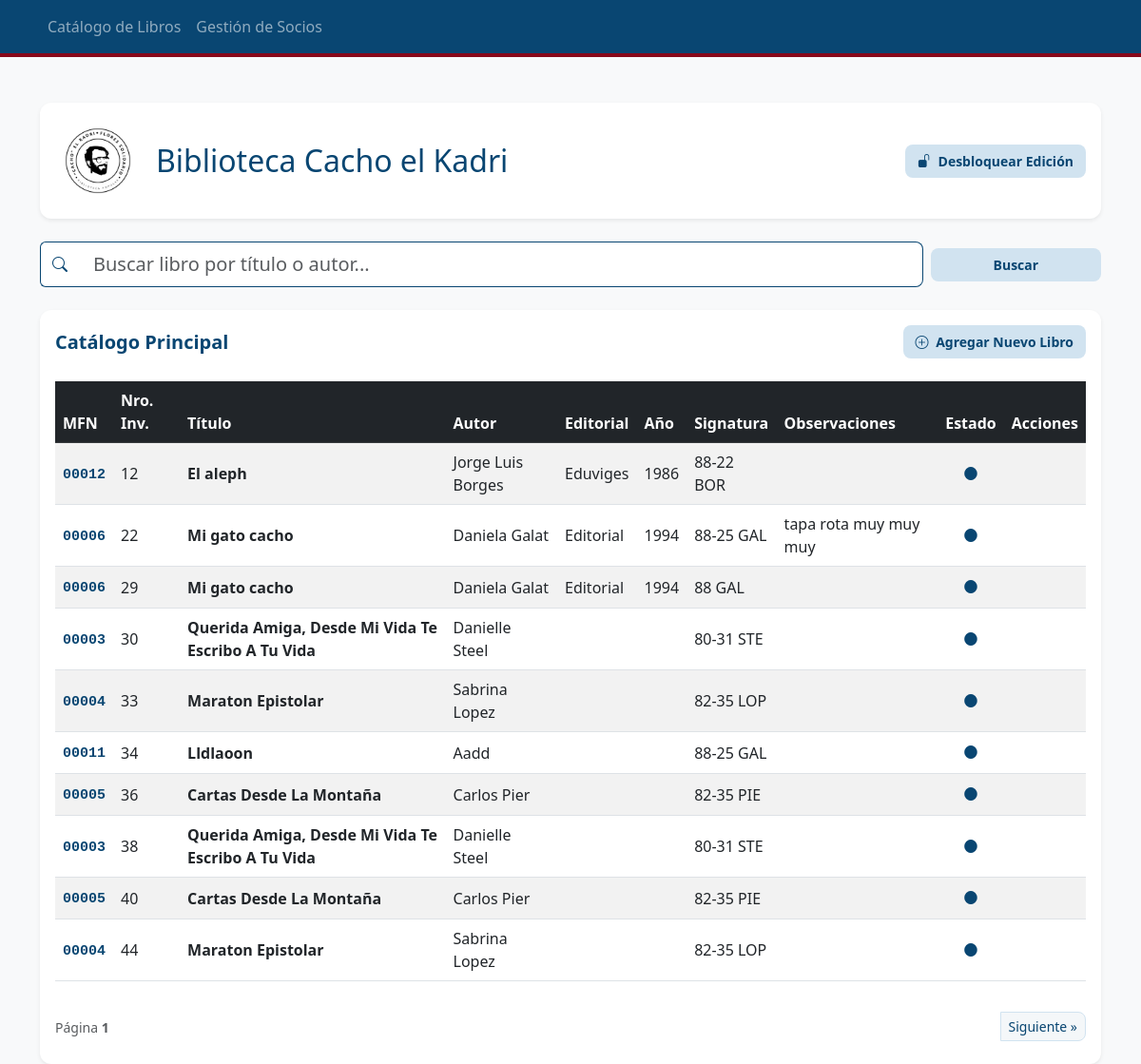
Before: / with the older database file.
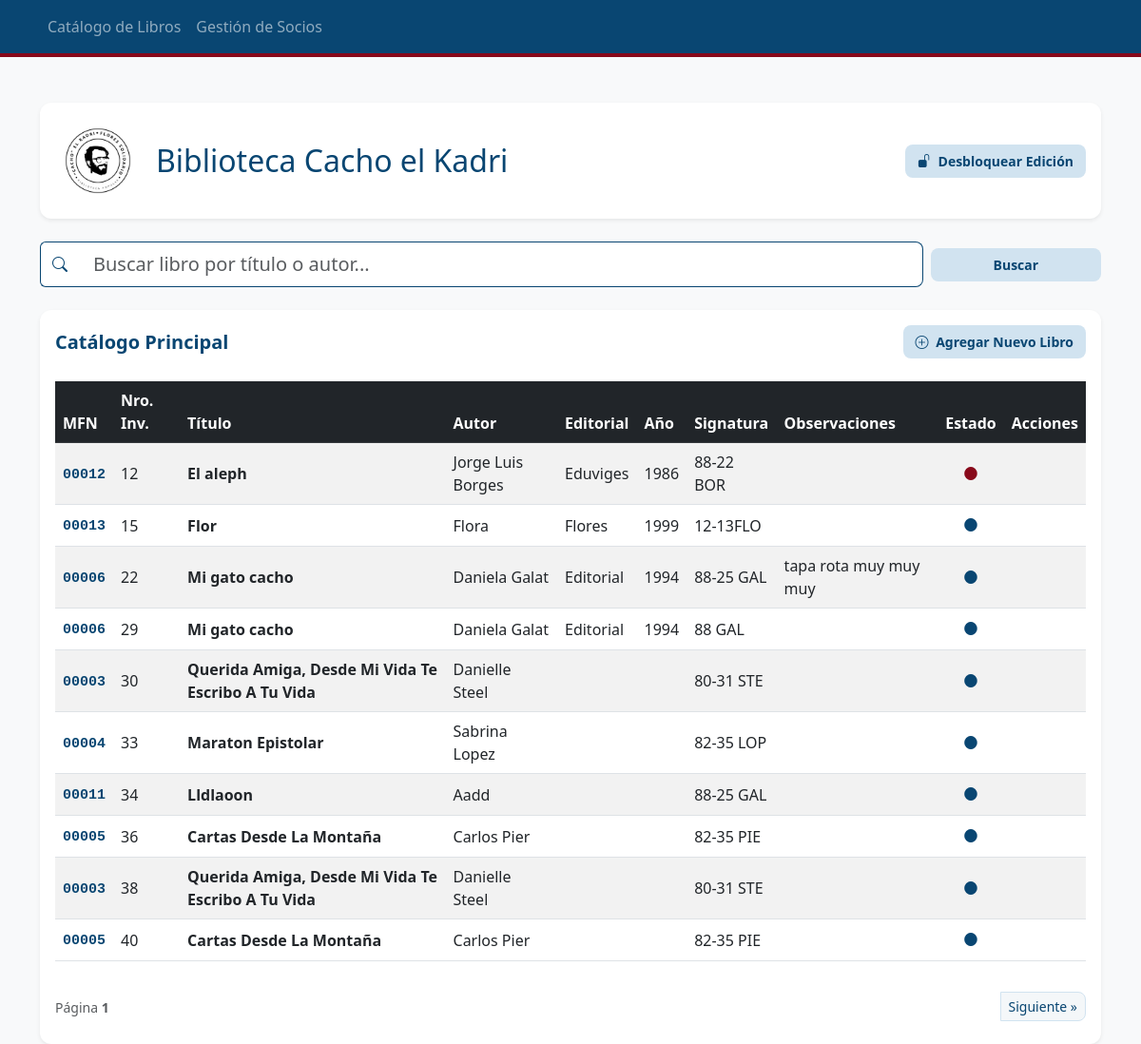
After: the same page with the newer database file.
### tables this page shows
CREATE TABLE Obras (
            mfn INTEGER PRIMARY KEY AUTOINCREMENT,
            titulo TEXT NOT NULL,
            autor TEXT NOT NULL,
            editorial TEXT,
            anio TEXT
        );

CREATE TABLE Ejemplares (
            nro_inventario INTEGER PRIMARY KEY,
            mfn_vinculado INTEGER,
            signatura_topografica TEXT NOT NULL,
            observaciones TEXT,
            FOREIGN KEY (mfn_vinculado) REFERENCES Obras (mfn)
        );

### app.py (the view)
@app.route('/')
def inicio():
    pagina = request.args.get('pagina', 1, type=int)
    libros_por_pagina = 10
    offset = (pagina - 1) * libros_por_pagina
    busqueda = request.args.get('q')
    conexion = sqlite3.connect("biblioteca.db")
    cursor = conexion.cursor()
    consulta_base = '''
        SELECT e.nro_inventario, o.titulo, o.autor, o.editorial, o.anio, e.signatura_topografica, e.observaciones, o.mfn,
               (SELECT id_prestamo FROM Prestamos p WHERE p.nro_inventario = e.nro_inventario AND p.fecha_devolucion IS NULL LIMIT 1) as estado_prestamo
        FROM Ejemplares e
        JOIN Obras o ON e.mfn_vinculado = o.mfn
    '''
    if busqueda:
        termino = f"%{busqueda}%"
        cursor.execute(consulta_base + " WHERE o.titulo LIKE ? OR o.autor LIKE ?", (termino, termino))
    else:
        cursor.execute(consulta_base + " LIMIT ? OFFSET ?", (libros_por_pagina, offset))
    lista_libros = cursor.fetchall()
    cursor.execute("SELECT COUNT(*) FROM Ejemplares")
    total_libros = cursor.fetchone()[0]
    tiene_siguiente = total_libros > (pagina * libros_por_pagina)
    conexion.close()
    return render_template('index.html',
                           libros=lista_libros,
                           busqueda=busqueda,
                           pagina=pagina,
                           tiene_siguiente=tiene_siguiente)

### templates/index.html (shortened to what this page needs)
{% extends 'layout.html' %}
{% block content %}
<form action="/" method="GET" class="mb-4">
    <div class="row g-2 align-items-center">
        <div class="col-12 {% if busqueda %}col-md-7 col-lg-8{% else %}col-md-9 col-lg-10{% endif %}">
            <div class="input-group">
                <span class="input-group-text bg-white" style="border: 1px solid #094672; border-right: none;">
                    <i class="bi bi-search" style="color: #094672;"></i>
                </span>
                <input type="text" name="q" class="form-control form-control-lg" placeholder="Buscar libro por título o autor..." value="{{ busqueda if busqueda else '' }}" style="border: 1px solid #094672; border-left: none; border-radius: 0 8px 8px 0;">
            </div>
        </div>
        <div class="col-12 {% if busqueda %}col-md-5 col-lg-4 d-flex gap-2{% else %}col-md-3 col-lg-2 d-grid{% endif %}">
            <button type="submit" class="btn btn-info btn-lg {% if busqueda %}flex-grow-1{% endif %}" style="font-weight: bold; border-radius: 8px;">
                Buscar
            </button>
        </div>
    </div>
</form>
<div class="card shadow-sm border-0" style="border-radius: 12px;">
    <div class="card-body">
        <div class="d-flex flex-column flex-sm-row justify-content-between align-items-sm-center mb-4 gap-2">
            <h5 class="card-title mb-0">Catálogo Principal</h5>
            <a href="/nuevo" class="btn btn-success">
                <i class="bi bi-plus-circle me-1"></i> Agregar Nuevo Libro
            </a>
        </div>
        <div class="table-responsive">
            <table class="table table-striped table-hover">
                <thead class="table-dark" style="background-color: #094672 !important;">
                    <tr>
                        <th>MFN</th>
                        <th>Nro. Inv.</th>
                        <th>Título</th>
                        <th>Autor</th>
                        <th>Editorial</th>
                        <th>Año</th>
                        <th>Signatura</th>
                        <th>Observaciones</th>
                        <th class="text-center">Estado</th>
                        <th>Acciones</th>
                    </tr>
                </thead>
                <tbody>
                    {% for libro in libros %}
                    <tr>
                        <td><span style="color: #094672; font-weight: bold; font-family: monospace; font-size: 15px;">{{ "%05d" | format(libro[7]) }}</span></td>
                        <td>{{ libro[0] }}</td>
                        <td class="fw-bold">{{ libro[1] }}</td>
                        <td>{{ libro[2] }}</td>
                        <td>{{ libro[3] }}</td>
                        <td>{{ libro[4] }}</td>
                        <td>{{ libro[5] }}</td>
                        <td>{{ libro[6] }}</td>
                        <td class="text-center" style="vertical-align: middle;">
                            {% if libro[8] %}
                                <span title="Prestado" style="color: #88091a; font-size: 18px; cursor: help;">●</span>
                            {% else %}
                                <span title="Disponible" style="color: #094672; font-size: 18px; cursor: help;">●</span>
                            {% endif %}
                        </td>
                        <td>
                        </td>
                    </tr>
                    {% endfor %}
                </tbody>
            </table>
        </div>
        {% if not busqueda %}
        <div class="d-flex justify-content-between align-items-center mt-3 mb-2">
            <div>
                <span class="text-muted small">Página <strong>{{ pagina }}</strong></span>
            </div>
            <div class="btn-group">
                {% if tiene_siguiente %}
                    <a href="/?pagina={{ pagina + 1 }}" class="btn btn-outline-primary btn-sm" style="border-radius: 0 8px 8px 0 !important; background-color: #f4f7f9; color: #094672; border-color: #d1e3f0;">Siguiente &raquo;</a>
                {% endif %}
            </div>
        </div>
        {% endif %}
    </div>
</div>
{% endblock %}

### templates/layout.html (shortened to what this page needs)
<!DOCTYPE html>
<html lang="es">
<head>
    <link href="https://cdn.jsdelivr.net/npm/bootstrap@5.3.0/dist/css/bootstrap.min.css" rel="stylesheet">
    <link rel="stylesheet" href="https://cdn.jsdelivr.net/npm/bootstrap-icons@1.11.3/font/bootstrap-icons.min.css">
</head>
<body class="bg-light">
    <nav class="navbar navbar-expand-lg navbar-dark bg-dark">
        <div class="container">
            <div class="collapse navbar-collapse" id="navbarNav">
                <ul class="navbar-nav">
                    <li class="nav-item">
                        <a class="nav-link" href="/">Catálogo de Libros</a>
                    </li>
                    <li class="nav-item">
                        <a class="nav-link" href="/socios">Gestión de Socios</a>
                    </li>
                </ul>
            </div>
        </div>
    </nav>
    <div class="container mt-5">
        <div class="mb-4 py-3 px-3 bg-white rounded shadow-sm border-0" style="border-radius: 12px !important;">
            <div class="row align-items-center text-center text-md-start">
                <div class="col-12 col-md d-flex flex-column flex-md-row align-items-center mb-3 mb-md-0">
                    <img src="{{ url_for('static', filename='img/logo.png') }}" alt="Logo Flores Solidario" class="me-md-3 mb-2 mb-md-0" style="height: 90px; width: auto; object-fit: contain;">
                    <h1 class="h2 m-0">Biblioteca Cacho el Kadri</h1>
                </div>
                {% block header_admin_zone %}
                <div class="col-12 col-md-auto text-center text-md-end">
                    {% if session.get('admin') %}
                        <div class="d-flex flex-column flex-md-row align-items-center justify-content-center justify-content-md-end">
                            <span class="mb-2 mb-md-0 me-md-3" style="color: #094672; font-weight: bold; font-size: 14px;">
                                <i class="bi bi-person-check-fill me-1"></i> Modo Edición Activado
                            </span>
                            <a href="/logout" class="btn btn-outline-secondary btn-sm">
                                <i class="bi bi-box-arrow-right me-1"></i> Cerrar Sesión
                            </a>
                        </div>
                    {% else %}
                        <a href="/login" class="btn btn-outline-warning btn-sm">
                            <i class="bi bi-unlock-fill me-1"></i> Desbloquear Edición
                        </a>
                    {% endif %}
                </div>
                {% endblock header_admin_zone %}
            </div>
        </div>
        {% block content %}{% endblock %}
    </div>
</body>
</html>

### templates/layout.html (style rules this page uses)
body { background-color: #f4f7f9 !important; }
.bg-dark { background-color: #094672 !important; border-bottom: 4px solid #88091a; }
h1, h2, h5, .card-title { color: #094672 !important; font-weight: 700; }
.btn-primary, .btn-danger, .btn-success, .btn-info, .btn-warning, .btn-style-mfn, .btn-outline-secondary, .btn-outline-warning { border-radius: 8px !important; font-weight: bold !important; font-size: 14px !important; text-decoration: none !important; display: inline-block !important; padding: 6px 12px !important; vertical-align: middle !important; margin: 0 !important; border: 1px solid transparent !important; transition: all 0.2s; }
.btn-success, .btn-info, .btn-warning, .btn-style-mfn, .btn-outline-warning { background-color: #d1e3f0 !important; color: #094672 !important; }
table td { vertical-align: middle !important; }

Changed rows visible on the page:
no longer on this page (row unchanged): Ejemplares: {{ "%05d" | format(libro[7]) }} "00004", nro_inventario "44", titulo "Maraton Epistolar", autor "Sabrina Lopez", signatura_topografica "82-35 LOP"
added Ejemplares: nro_inventario "15", titulo "Flor", autor "Flora", editorial "Flores", anio "1999", signatura_topografica "12-13FLO"
added Obras: mfn "00013"
